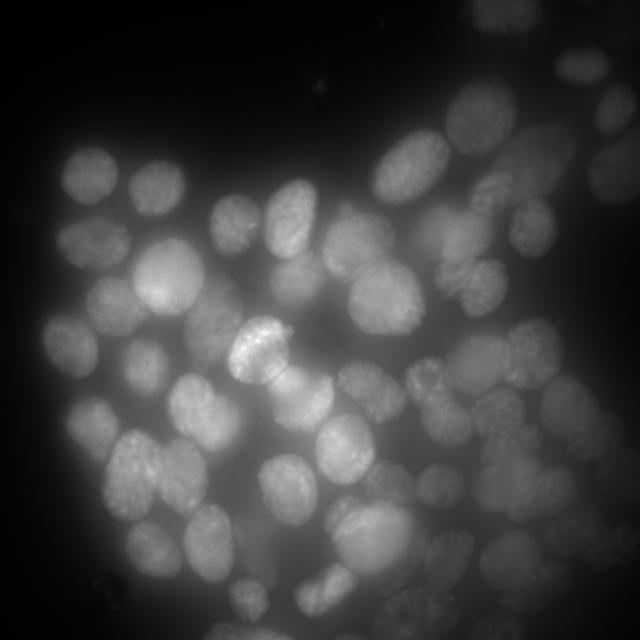
%> input picture project/data/CMV_smFISH/DAPI/DAPI_D.tif, 1280 x 1280 px (shown at 1/2 size)
$ octave image_D.m   (GNU Octave 9; MATLAB toolbox functions it lacks are replaced by stand-ins)
%> lines starting %> are read from the running program, lines starting %| are printed output that depends on the picture; in (x1, y1, x2, y2) boxes, pixels count from 0 and x2, y2 are one past the last pixel; in counts of white or black regions, pixels touching at a corner belong together; the program's own positions count from 1; long printed decimals are rounded
% IMAGES: D

%% GLOBAL VARIABLES
global area_size_thresh
global single_mrna_thresh
global nascent_intensity_thresh

% threshold area size for nuclei detection
area_size_thresh = 5000;

% threshold intensity for single mRNA molecule
single_mrna_thresh  = 0.01;

% threshold intensity for nascent mRNA at transcription site
nascent_intensity_thresh = 7;


%% STEP 1
% Load in DAPI and mRNA images
% Segment DAPI image into objects
% Calculate area of each object to isolate nuclei

fprintf('IMAGES: D\n')
fprintf('RUNNING STEP 1:\n\n')

addpath(genpath('data/CMV_smFISH/'));
dapi_file = 'DAPI/DAPI_D.tif';
mrna_file = 'mRNA/mRNA_D.tif';

dapi_img = im2double(imread(dapi_file));
%> dapi_img: size 1280x1280 double; min 0.0032, max 0.437, mean 0.111
mrna_img = im2double(imread(mrna_file));
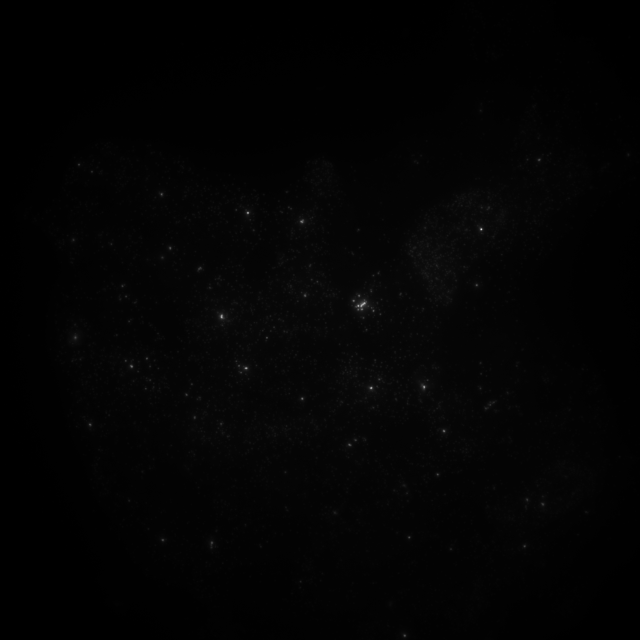
%> input picture project/data/CMV_smFISH/mRNA/mRNA_D.tif, 1280 x 1280 px (shown at 1/2 size)
%> mrna_img: size 1280x1280 double; min 0.00183, max 0.407, mean 0.00791

% [7 lines of commented-out code are left out]

[areas, labels, num_objects, num_nuclei, dapi_binary_img] = isolate_nuclei(dapi_img);
%> in isolate_nuclei, `binary_dapi = imbinarize(filtered_dapi, threshold);`:
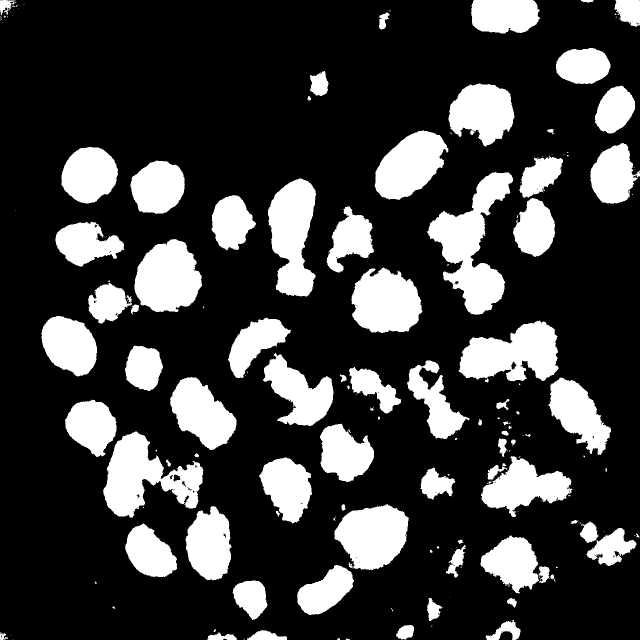
%> binary_dapi: size 1280x1280 logical (shown at 1/2 size); 23.2% white; 204 white regions (120 under 20 px), largest, box (x1, y1, x2, y2) and area: (853, 344, 1026, 630) 20683, (206, 863, 407, 1035) 17204, (917, 641, 1117, 763) 16058
%> in isolate_nuclei, `filled_dapi = imfill(binary_dapi, 'holes');`: filled_dapi: size 1280x1280 logical; 23.3% white; 203 white regions (119 under 20 px), largest, box (x1, y1, x2, y2) and area: (853, 344, 1026, 630) 20718, (206, 863, 407, 1035) 17528, (917, 641, 1117, 763) 16155
%> in isolate_nuclei, `mask = imextendedmin(D, 7);`: mask: size 1280x1280 logical; 1.5% white; 61 white regions, largest, box (x1, y1, x2, y2) and area: (376, 795, 436, 859) 939, (479, 660, 549, 719) 851, (241, 904, 268, 997) 815
%> in isolate_nuclei, `D2 = imimposemin(D, mask);`:
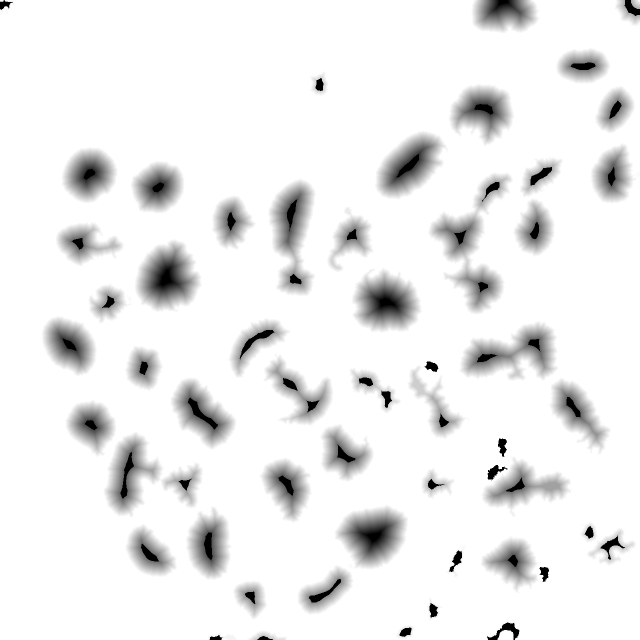
%> D2: size 1280x1280 single (shown at 1/2 size); 1.5% of the values are NaN or infinite; the others: min -51.8, max 0.0589, mean -2.92; drawn with min black, max white, NaN and infinite black
%> in isolate_nuclei, `Ld2 = watershed(D2);`:
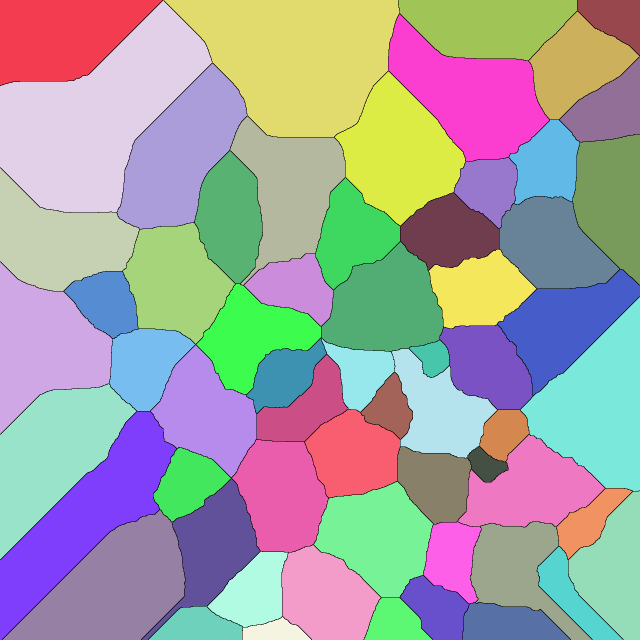
%> Ld2: size 1280x1280 uint8 (shown at 1/2 size); 62 distinct labels, from 0 to 61; one colour per label, 0 black
%> in isolate_nuclei, `dapi_img_2(Ld2 == 0) = 0;`: dapi_img_2: size 1280x1280 logical; 23.2% white; 218 white regions (126 under 20 px), largest, box (x1, y1, x2, y2) and area: (269, 478, 404, 624) 14535, (703, 535, 845, 666) 14040, (669, 1008, 818, 1141) 14005
%> in isolate_nuclei, `areas = table2array(regionprops('Table', dapi_img_2, 'Area'));`: areas = 218 values, max 14535 at index 38, min 1 at index 5, mean 1747.1
%> in isolate_nuclei, `num_nuclei = sum(areas > area_size_thresh);`: num_nuclei = 36
%> in isolate_nuclei, `[labels, num_objects] = bwlabel(dapi_img_2);`:
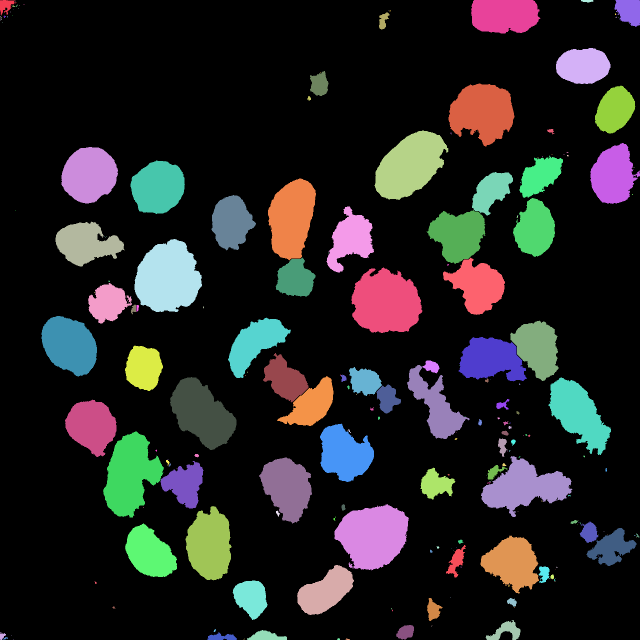
%> labels: size 1280x1280 double (shown at 1/2 size); 219 distinct labels, from 0 to 218; one colour per label, 0 black
%> in isolate_nuclei, `[labels, num_objects] = bwlabel(dapi_img_2);`: num_objects = 218
%> num_objects = 218; num_nuclei = 36
fprintf('There are %i detected nuclei.\n', num_nuclei)
%| There are 36 detected nuclei.
fprintf('###############################\n\n')


%% STEP 2
% Loop through each object and check if its a nucleus (>10000)
% If nucleus, then make a mask and isolate mRNA
% Calculate total intensity of each spot

fprintf('RUNNING STEP 2:\n\n')

all_spots = [];
for i = 1:num_objects
    if areas(i) > area_size_thresh
        nucleus_mask = (labels == i);
        [num_spots, intensities] = isolate_mrna(dapi_binary_img, mrna_img, nucleus_mask);

        all_spots = [all_spots; intensities];
    end
end
%> this loop made 218 passes
%> (pixel_intensity in isolate_mrna, areas in isolate_mrna, intensities, num_spots) on passes 33, 46, 52, 54: ([0.0157; 0.0101], [5130; 1], [80.48; 0.0101], 2), (0.0146, 11571, 169.4, 1), ([0.014; 0.00996; 0.0104; 0.0104], [6228; 1; 1; 1], [86.93; 0.00996; 0.0104; 0.0104], 4), (0.0186, 7305, 136.2, 1)
%> num_spots on passes 21, 22, 23, 24, 28, 34: 42, 57, 54, 55, 69, 26
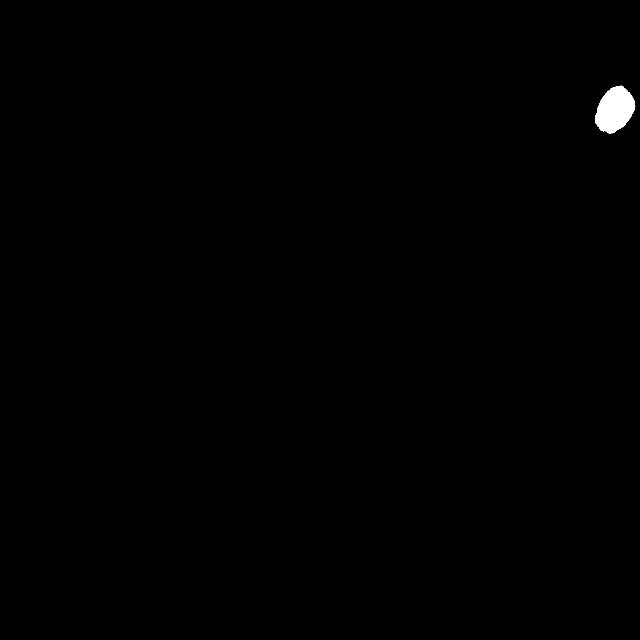
%> nucleus_mask: size 1280x1280 logical (shown at 1/2 size); 0.33% white; 1 white region, box (x1, y1, x2, y2) and area: (1190, 171, 1271, 267) 5346
%> after the loop, all_spots = 1557 values, max 296.2 at index 1027, min 0.0098 at index 12, mean 1.39; intensities = [0.0102; 0.119]; num_spots = 2

fprintf('###############################\n\n')

%% STEP 3
% Plot distribution of intensities for all cells

fprintf('RUNNING STEP 3:\n\n')

figure
histogram(all_spots(all_spots <= 0.1), 50)
title('Image D')
xlabel('Intensity')
ylabel('Frequency')
%> figure, not shown here; tallest bar 645 high, from x = 0.0098 to 0.0116
% from histogram, appears that 0.02 is intensity for single mRNA
% this is equal to single_mrna_thresh

fprintf('###############################\n\n')


%% STEPS 4 and 5
% Calculate number of mRNA per cell
% Calculate total number of mRNA in image
% Check if any intensity spots for a single cell are very high (>100), and
% if so calculate the mRNA for that spot (at transcription site)

fprintf('RUNNING STEPS 4 & 5:\n\n')

% vector to store number of mRNA per cell
num_mrna = [];

% vector to store nascent mRNA (mRNA at transcription site) per cell
nascent_mrna = [];

fprintf('Checking cells for transcription sites...\n\n')
for i = 1:num_objects
    if areas(i) > area_size_thresh
        nucleus_mask = (labels == i);
        [num_spots, intensities] = isolate_mrna(dapi_binary_img, mrna_img, nucleus_mask);
        num_mrna = [num_mrna; sum(intensities)/single_mrna_thresh];
        % intensities
        if (1 <= sum(intensities > nascent_intensity_thresh)) && (sum(intensities > nascent_intensity_thresh) <= 2)
            fprintf('Cell has %i transcription site(s)\n', sum(intensities > nascent_intensity_thresh));
            nascent = sum(intensities(intensities > nascent_intensity_thresh))/single_mrna_thresh;
            nascent_mrna = [nascent_mrna; nascent];
        else
            nascent_mrna = [nascent_mrna; 0];
            fprintf('Cell does not have nascent mRNA\n')
        end
        fprintf('--------------------\n')
    end
end
%> this loop made 218 passes
%> (pixel_intensity in isolate_mrna, areas in isolate_mrna, intensities, num_spots, num_mrna, nascent, nascent_mrna) on pass 33: ([0.0157; 0.0101], [5130; 1], [80.48; 0.0101], 2, [5504.4; 1765.9; 1253.9; 2272.7; 923; 8049.3], 8048.3, [5009.5; 0; 0; 1425.9; 0; 8048.3])
%> (pixel_intensity in isolate_mrna, areas in isolate_mrna, intensities, num_spots, nascent, nascent_mrna) on pass 46: (0.0146, 11571, 169.4, 1, 16943.8, [5009.5; 0; 0; 1425.9; 0; 8048.3; 0; 2295; 10447.5; 16943.8])
%> (printed output is left out)
%> after the loop, intensities = [0.0102; 0.119]; nascent = 4494.4; nascent_mrna = 36 values, max 29616.1 at index 21, min 0 at index 2, mean 5547.6; num_mrna = 36 values, max 29616.1 at index 21, min 6.99 at index 28, mean 6022.8; num_spots = 2

% disp('Number of free mRNA per cell:')
% num_mrna
total_mrna = sum(num_mrna);
%> total_mrna = 216819.6
fprintf('There are %i total mRNA molecules in the image.\n\n', total_mrna)
%| There are 216820 total mRNA molecules in the image.

% disp('Number of nascent mRNA per cell:')
% nascent_mrna
total_nascent_mrna = sum(nascent_mrna);
%> total_nascent_mrna = 199712.4
fprintf('There are %i nascent mRNA molecules in the image.\n\n', total_nascent_mrna)
%| There are 199712 nascent mRNA molecules in the image.

total_free_mrna = total_mrna - total_nascent_mrna;
%> total_free_mrna = 17107.2
fprintf('There are %i free mRNA molecules in the image.\n\n', total_free_mrna)
%| There are 17107.2 free mRNA molecules in the image.

fprintf('Mean nascent mRNA per cell: %i\n', mean(nascent_mrna))
%| Mean nascent mRNA per cell: 5547.57
fprintf('Mean free mRNA per cell: %i\n\n', mean(num_mrna - nascent_mrna))
%| Mean free mRNA per cell: 475.201

fprintf('Variance nascent mRNA per cell: %i\n', var(nascent_mrna))
%| Variance nascent mRNA per cell: 4.53297e+07
fprintf('Variance free mRNA per cell: %i\n\n', var(num_mrna - nascent_mrna))
%| Variance free mRNA per cell: 289062

fprintf('CV nascent mRNA per cell: %i\n', std(nascent_mrna)/mean(nascent_mrna))
%| CV nascent mRNA per cell: 1.214
fprintf('CV free mRNA per cell: %i\n\n', std(num_mrna - nascent_mrna)/mean(num_mrna - nascent_mrna))
%| CV free mRNA per cell: 1.131

cc = corr(nascent_mrna, (num_mrna - nascent_mrna));
%> cc = -0.407
fprintf('Correlation coefficient: %i\n\n', cc)
%| Correlation coefficient: -0.4066

figure
scatter(nascent_mrna, (num_mrna - nascent_mrna), 'filled');
xlabel('Nascent mRNA')
ylabel('Free mRNA')
title('Image D: Nascent mRNA vs. Free mRNA Per Cell')
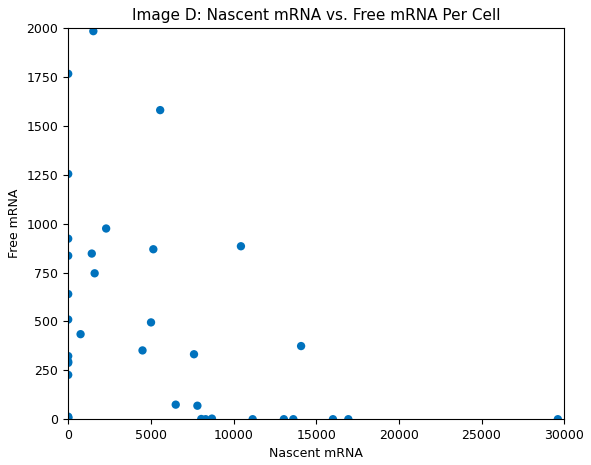
%> figure redrawn from the program's plot data

fprintf('###############################\n\n')


%% FUNCTIONS

function [areas, labels, num_objects, num_nuclei, dapi_img_2] = isolate_nuclei(dapi_img)
    global area_size_thresh

    % Reduce background noise using median filtering
    filtered_dapi = medfilt2(dapi_img, [3, 3]);

    % Adaptive thresholding to binarize the image
    threshold = adaptthresh(filtered_dapi, 0.65);
    binary_dapi = imbinarize(filtered_dapi, threshold);

    % Fill holes in the binary image
    filled_dapi = imfill(binary_dapi, 'holes');

    % Distance transform for watershed
    D = -bwdist(~filled_dapi);

    % Filtering out tiny local minimum
    mask = imextendedmin(D, 7);
    D2 = imimposemin(D, mask);
    Ld2 = watershed(D2);

    dapi_img_2 = filled_dapi;
    dapi_img_2(Ld2 == 0) = 0;

    figure
    imshow(dapi_img_2)
    title('Image D: Segmented DAPI Image')

    % Get areas of objects
    areas = table2array(regionprops('Table', dapi_img_2, 'Area'));
    num_nuclei = sum(areas > area_size_thresh);

    % Get object labels and number of objects
    [labels, num_objects] = bwlabel(dapi_img_2);
end


function [num_spots, intensities] = isolate_mrna(dapi_binary_img, mrna_img, nucleus_mask)
    % Apply thresholding to isolate mRNA signal
    level = multithresh(mrna_img);
    mrna_binary = imbinarize(mrna_img, level);

    % Isolate nucleus from mRNA image
    mrna_isolated = mrna_img.*nucleus_mask;
    mrna_binary_isolated = mrna_binary.*nucleus_mask;

    % Isolate nucleus from DAPI image
    dapi_binary_isolated = dapi_binary_img.*nucleus_mask;

    % [7 lines of commented-out code are left out]

    mrna_labeled = bwlabel(mrna_binary_isolated);

    pixel_intensity = table2array(regionprops('Table', mrna_labeled, mrna_isolated, 'MeanIntensity'));
    areas = table2array(regionprops('Table', mrna_labeled, 'Area'));
    intensities = areas.*pixel_intensity;
    num_spots = length(intensities);
end
